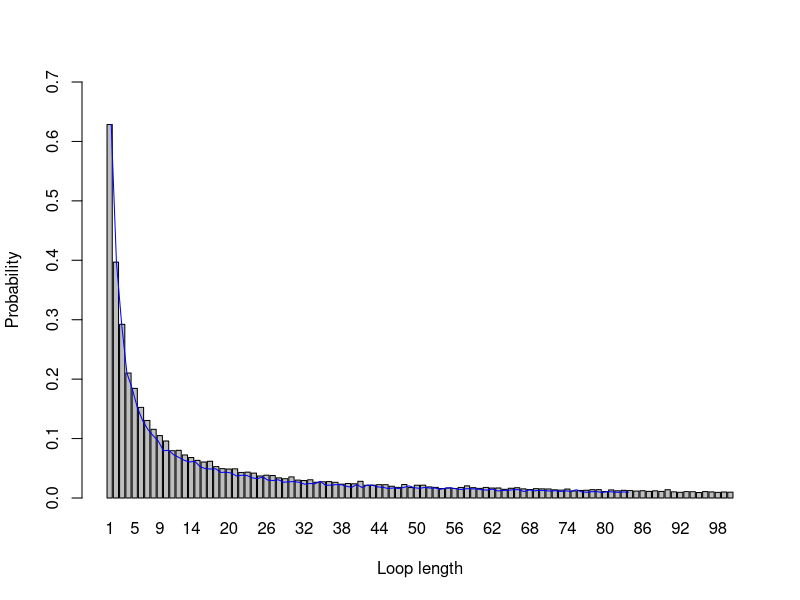

Recreate this plot in R.
# Group 18
# Member: Shangyun Sun(S2330859); Ziyi Gu(S2307232); Mengyao Zhang(S2049018).

# Github repo: https://github.com/SSYTOMATO/Groupwork18.git

# Shangyun Sun: wrote the function Unit, Pone and corresponding comments;
#               visualized the probability.
# Ziyi Gu: wrote part of the function dloop and corresponding comments;
#          provided all examples' codes and analysis.
# Mengyao Zhang: wrote the function Pall and part of the function dloop;
#                added the overview comment and comments for function Pall.
# Each of us double-checked and optimized others' codes.
# Everyone undertook roughly 1/3 of the work.

#-------------------------------------------------------------------------------

# This code tries to solve a particular problem by three different strategies,
# estimate the probability of success of each strategy by stochastic simulation
# and do some investigation of one strategy which performs surprisingly better.

# The problem: A room contains 2n boxes numbered from 1 to 2n. There are 2n
#              cards, each printed with a unique number from 1 to 2n and
#              randomly placed one in each box. 2n prisoners numbered from 1 to
#              2n need to find the card with their number on it by opening a 
#              maximum on n boxes. After each prisoner’s go, the room is set to
#              its original state and communication is not allowed. If all
#              prisoners succeed in finding their number, then they all go free.

# Strategy 1: The prisoner starts at the box with their number on it, opens it
#             and find the card with number i. If i is not the prisoner number,
#             they go to box number i, open it and repeat the process until they
#             have either found the card with their number on it, or opened n 
#             boxes without finding it.
# Strategy 2: As strategy 1, but starting from a randomly selected box.
# Strategy 3: They open n boxes at random, checking each card for their number.

#-------------------------------------------------------------------------------

# a pre function

Unit <- function(n,k,first,box){
  
# Function Unit is a pre-function, which is used to determine whether one
# prisoner can succeed within n times.

# Input: n (the maximum number of boxes the prisoner can open)
#        k (the index of the prisoner)
#        first (the index of the first box the prisoner chooses)
#        box (the integer vector simulated randomly, representing the number on
#             the card contained in boxes numbered from 1 to 2n)
# Output: an integer which is marked as 1 when successful, otherwise marked as 0
  
  box_index <- first  # the index of the box to be opened
  success <- 0  # 1 represents success, 0 represents failure
  
  for (i in 1:n){  # loop for n times, since maximum number of opened box is n
    if (k != box[box_index]){     # if card number is not the prisoner's index k
      box_index <- box[box_index] # goes to the box numbered same as card number
      
    } else {
      success <- 1  # when the card number equals to prisoner's index, the
                    # experiment is successful; set success as 1, and stop loop
      break
    }
  }
  success
}

#-------------------------------------------------------------------------------

# function Pone

Pone <- function(n,k,strategy,nreps=10000){
  
# Function pone is used to estimate probability of single prisoner's success in  
# each strategy by simulating nreps experiments and calculating the proportion
# of the results that the prisoner succeeds.
  
# Input: n (the maximum number of boxes one prisoner can open, also, 2n is the
#           number of prisoners, boxes and cards)
#        k (the index of the prisoner)
#        strategy (take values of 1, 2, 3,
#                corresponding to strategies stated above)
#        nreps (the number of simulations, with default value 10000)
# Output: a float which is the probability that 1 prisoner can find his or her
#         number within maximum n boxes opened
  
  success <- 0
    
    # strategy 1
  if (strategy == 1){         # decide to use which strategy
    for (rep in 1:nreps){     # loop for nreps experiments
      box <- sample(2*n,2*n)  # random simulate the cards' number in boxes
      success <- success + Unit(n,k,k,box)  # sum the number of success
    }
  }
    
    # strategy 2
  else if (strategy == 2){
    for (rep in 1:nreps){
      box <- sample(2*n,2*n)
      first <- sample(2*n,1)  # start the experiment with a random selected box
      success <- success + Unit(n,k,first,box)
    }
  }
  
    # strategy 3
  else if(strategy == 3){
    for (rep in 1:nreps){
      choice <-sample(2*n,n)  # open n boxes at random
      success <- success + k %in% choice  # if k is in those opened boxes' card
                                          # numbers, the experiment succeeds
    }
  } 
  success/nreps  # success probability = (the number of simulations with the
                 # result of success) / (the total number of simulations)
}

#-------------------------------------------------------------------------------

# function Pall

Pall <- function(n,strategy,nreps=10000){

# Function Pall is used to estimate the probability of all prisoners finding
# their number by simulating nreps experiments and calculating the proportion
# of the results that all prisoners succeed.
  
# Input: n (the maximum number of boxes one prisoner can open, also, 2n is
#           the number of prisoners, boxes and cards)
#        strategy (take values of 1, 2, 3,
#                  corresponding to strategies stated above)
#        nreps (the number of simulations, with default value 10000)
# Output: a float which is the probability of all prisoners finding their number
  
  success_num <- 0  # the times of simulations with result of success
  
  # strategy 1
  if (strategy == 1){
    for (rep in 1:nreps){     # loop for every simulation
      success <- 1            # 1 represents success, 0 represents failure
      box <- sample(2*n,2*n)  # place 2n card randomly
      for (k in 1:(2*n)){     # loop for every prisoner
        success <- success * Unit(n,k,k,box)  # variable success will remain 1
                                              # if every prisoner successes, but
                                              # will be 0 if any one fails
        if (success == 0){break}  # fail, no need to continue
      }
    success_num <- success_num + success  # if success, success_num will add 1
    }
  }
  
  # strategy 2
  else if (strategy == 2){      # similar as the strategy 1
    for (rep in 1:nreps){
      success <- 1
      box <- sample(2*n,2*n)
      for (k in 1:(2*n)){
        first <- sample(2*n,1)  # randomly choose the first box
        success <- success * Unit(n,k,first,box)
        if (success == 0){break}
      }
      success_num <- success_num + success  
    }
  }
  
  # strategy 3
  else {
    for (rep in 1:nreps){
      success <- 1
      for (k in 1:(2*n)){
        choice <-sample(2*n,n)  # randomly choose half of boxes 
        success <- success * k %in% choice # whether the prisoner's number is in
                                           # the boxes he chooses
        if (success == 0){break}
      }
      success_num <- success_num + success
    }
  } 
  
  success_num/nreps  # success probability = (the number of simulations with
                     # result of success) / (the total number of simulations) 
}

#-------------------------------------------------------------------------------

# example codes for n = 5 and 50 under three different strategies
# results for each n is shown in a matrix
# row i is the result of strategy i
# column 1 is individual probability and column 2 is joint success probability

# n = 5
matrix_n5 <- matrix(0,3,2)
for (strategy in 1:3){
  matrix_n5[strategy,1] <- Pone(5,1,strategy)
  matrix_n5[strategy,2] <- Pall(5,strategy)
}
matrix_n5

# n = 50
matrix_n50 <- matrix(0,3,2)
for (strategy in 1:3){
  matrix_n50[strategy,1] <- Pone(50,1,strategy)
  matrix_n50[strategy,2] <- Pall(50,strategy)
}
matrix_n50

# Remarks on the result:
# The difference among individual success probabilities is not large.
# However, there is huge difference in joint probability. 
# Joint success probability of strategy 1 is surprisingly high, more than 0.3,
# but Joint success probabilities of strategy 2&3 are close to 0.
# The difference is more obvious when n becomes larger.

#-------------------------------------------------------------------------------

# function dloop

dloop <- function(n,nreps=10000){
  
# Function dloop is used to estimate probability of each loop length from 1
# to 2n occurring at least once in a random shuffling of cards to boxes
  
# Input: n (2n is the number of boxes and cards)
#        nreps (the number of simulations, with default value 10000)
# Output: a 2n vector of probability of each loop length occurring at least once
  
  freq <- rep(0,2*n)    # to store the frequency of each loop length occurring 
  for (reps in 1:nreps){
    u <- sample(2*n,2*n)  # simulate cards number in boxes
    u_index <- 1:(2*n)    # a vector of box number
    len_list <- c()       # a vector to store the loop length
    while (length(u_index) != 0){  # while there are still boxes to be opened
      first <- u_index[1] # the target number needs to be found to end the loop
      k <- first          # the number of the box to be opened
      ring <- k           # to store all numbers in one loop, starting with k
      length <- 1         # loop length with initial value 1
      while (u[k] != first){  # if card number in box k != target number
        k <- u[k]             # set box number equal to the card number 
        length <- length + 1  # loop length increases 1
        ring <- c(ring,k)     # add the new box number to the ring
      }
      u_index <- u_index[-which(u_index %in% ring)] # remove the box number used
      len_list <- c(len_list,length)                # store this loop length
    }
    # add 1 to the frequency of corresponding loop length
    freq[which(1:(2*n) %in% len_list)] <- freq[which(1:(2*n) %in% len_list)] + 1
  }
  freq/nreps  # calculate the probability
}

#-------------------------------------------------------------------------------

# example code for n = 50
trial <- dloop(50)

# calculate the probability that no loop is longer than 50 in one experiment
# Loop with length greater than 50 only occurs at most once in each simulation,
# so trial[51:100] are exactly the probability of each loop length occurring. 
# And the occurrence of each loop length from 51 to 100 is mutually exclusive.
prob_success <- 1 - sum(trial[51:100])
prob_success  
# this probability is just the joint success probability of strategy 1

# visualization
x<-seq(1,100)
barplot(trial,names=x,xlab = 'Loop length',ylab = 'Probability',ylim = c(0,0.7))
lines(x,trial,type="l",col="blue")
# Analysis:
# Intuitively, the probability of loop length exceeding 50 is very small,
# which allows us to get a relatively high probability of success.
